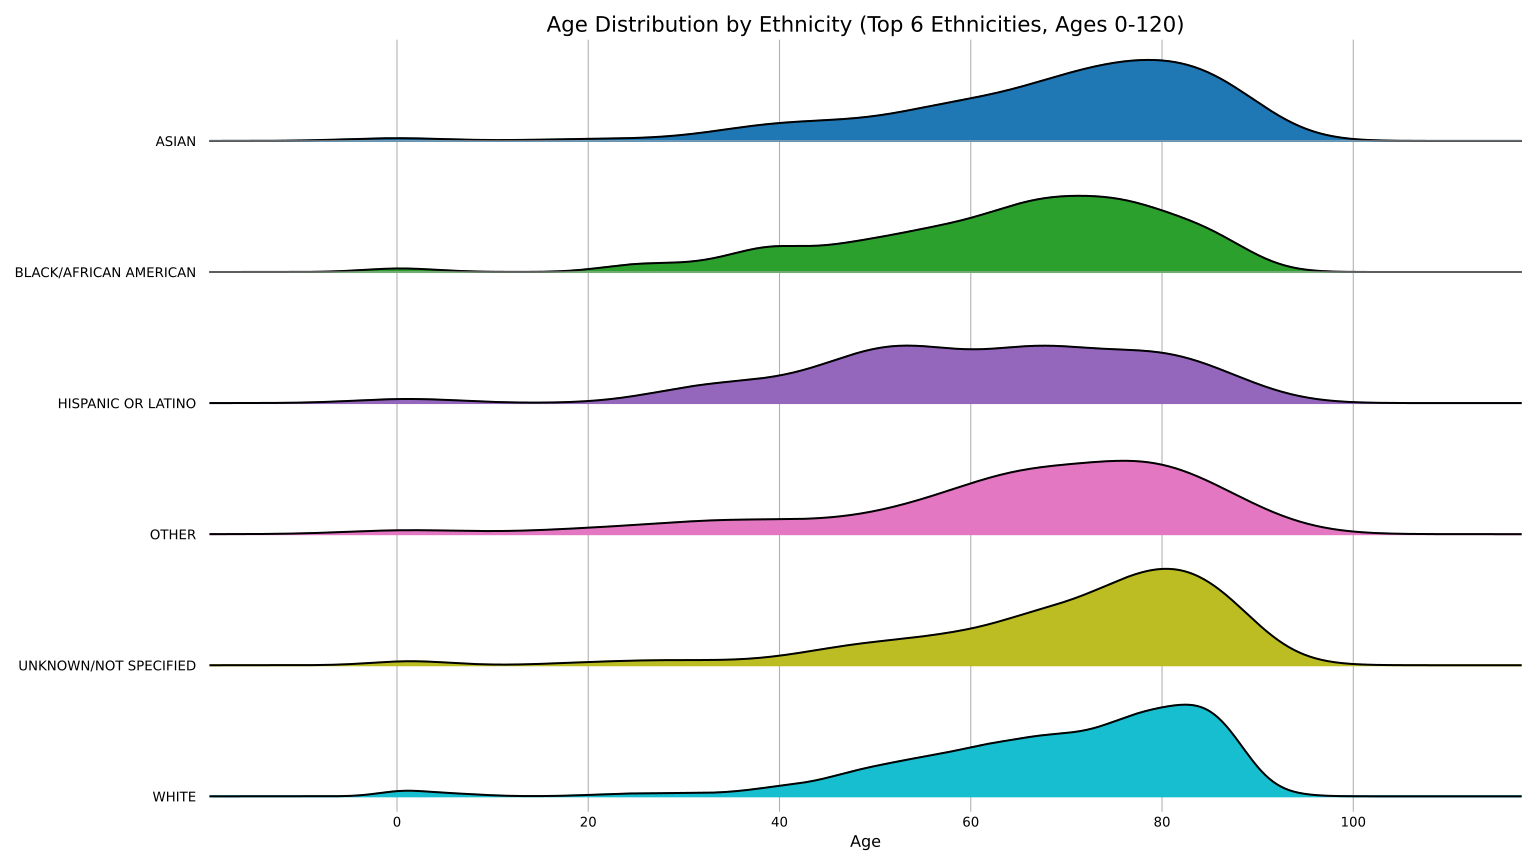

Reproduce this figure in Python.
import pandas as pd
import seaborn as sns
import matplotlib.pyplot as plt
from dateutil.relativedelta import relativedelta
from datetime import datetime
import matplotlib.cm as cm
import joypy

# Load datasets
patients = pd.read_csv('D:\homework\AI Healthcare\CSV\PATIENTS.csv')
adm = pd.read_csv('D:\homework\AI Healthcare\CSV\ADMISSIONS.csv')

# Merge the data using the 'SUBJECT_ID' column
merged_df = pd.merge(patients, adm, on='SUBJECT_ID', how='inner')

# Function to calculate age with handling for missing DOD and leap years
def calculate_age(DOB, DOD):
    def parse_date(date_str):
        for fmt in ("%Y-%m-%d %H:%M:%S", "%Y-%m-%d"):
            try:
                return datetime.strptime(date_str, fmt)
            except ValueError:
                continue
        return None

    dob_date = parse_date(DOB)
    dod_date = parse_date(DOD) if not pd.isna(DOD) else datetime.now()

    return relativedelta(dod_date, dob_date).years if dob_date and dod_date else None

# Apply the calculate_age function
merged_df["age"] = merged_df.apply(lambda row: calculate_age(row["DOB"], row["DOD"]), axis=1)

# Filter the DataFrame to keep ages between 0 and 120, and non-null ages
filtered_df = merged_df[(merged_df['age'].between(0, 120)) & (~merged_df['age'].isna())]

# Select the top 6 ethnicities
top_ethnicities = merged_df['ETHNICITY'].value_counts().head(6).index
filtered_df = filtered_df[filtered_df['ETHNICITY'].isin(top_ethnicities)]

# Create a colormap for different ethnicities
color_map = cm.get_cmap('tab10', len(top_ethnicities))  # 'tab10' has 10 distinct colors

# Create the joy plot (ridgeline plot) with different colors for each ethnicity

joypy.joyplot(
    data=filtered_df,
    by='ETHNICITY',
    column='age',
    figsize=(16,9),
    overlap=1,
    grid=True,
    colormap=color_map  # Assign different colors to each ethnicity
)

# Add plot title and labels
plt.title('Age Distribution by Ethnicity (Top 6 Ethnicities, Ages 0-120)', fontsize=16)
plt.xlabel('Age', fontsize=12)

plt.tight_layout()
plt.savefig("age-ethnicity.svg", format="svg")
plt.show()
